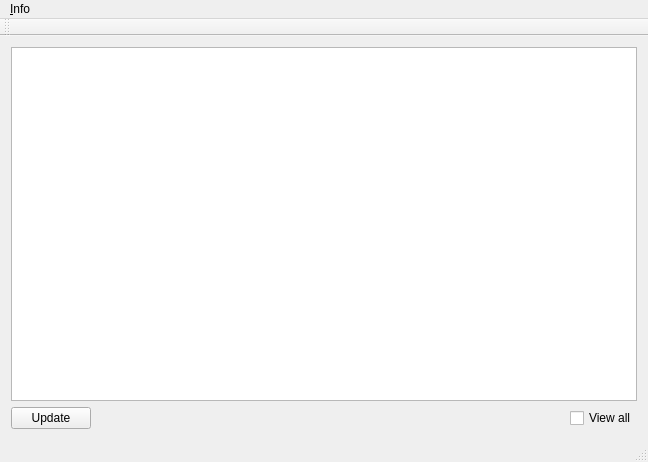
<?xml version="1.0" encoding="UTF-8"?>
<ui version="4.0">
 <class>MainWindow</class>
 <widget class="QMainWindow" name="MainWindow">
  <property name="geometry">
   <rect>
    <x>0</x>
    <y>0</y>
    <width>648</width>
    <height>462</height>
   </rect>
  </property>
  <property name="windowTitle">
   <string>SoftTop - User Assistant</string>
  </property>
  <property name="windowIcon">
   <iconset theme="TT">
    <normaloff>iconTT.ico</normaloff>iconTT.ico</iconset>
  </property>
  <widget class="QWidget" name="centralWidget">
   <layout class="QGridLayout" name="gridLayout">
    <item row="0" column="0">
     <layout class="QVBoxLayout" name="verticalLayout_2">
      <item>
       <widget class="QTableWidget" name="topTable">
        <property name="cursor" stdset="0">
         <cursorShape>PointingHandCursor</cursorShape>
        </property>
       </widget>
      </item>
      <item>
       <layout class="QHBoxLayout" name="horizontalLayout_3">
        <item>
         <widget class="QPushButton" name="updateButton">
          <property name="text">
           <string>Update</string>
          </property>
         </widget>
        </item>
        <item>
         <spacer name="horizontalSpacer_2">
          <property name="orientation">
           <enum>Qt::Horizontal</enum>
          </property>
          <property name="sizeHint" stdset="0">
           <size>
            <width>40</width>
            <height>20</height>
           </size>
          </property>
         </spacer>
        </item>
        <item>
         <layout class="QVBoxLayout" name="verticalLayout">
          <item>
           <layout class="QHBoxLayout" name="horizontalLayout_2">
            <item>
             <widget class="QCheckBox" name="viewAllcheckBox">
              <property name="cursor">
               <cursorShape>PointingHandCursor</cursorShape>
              </property>
              <property name="text">
               <string>View all</string>
              </property>
             </widget>
            </item>
           </layout>
          </item>
         </layout>
        </item>
       </layout>
      </item>
     </layout>
    </item>
   </layout>
  </widget>
  <widget class="QMenuBar" name="menuBar">
   <property name="geometry">
    <rect>
     <x>0</x>
     <y>0</y>
     <width>648</width>
     <height>20</height>
    </rect>
   </property>
   <widget class="QMenu" name="menuInfo">
    <property name="title">
     <string>&amp;Info</string>
    </property>
    <addaction name="actionAbout"/>
   </widget>
   <addaction name="menuInfo"/>
  </widget>
  <widget class="QToolBar" name="mainToolBar">
   <attribute name="toolBarArea">
    <enum>TopToolBarArea</enum>
   </attribute>
   <attribute name="toolBarBreak">
    <bool>false</bool>
   </attribute>
  </widget>
  <widget class="QStatusBar" name="statusBar"/>
  <action name="actionAbout">
   <property name="text">
    <string>About</string>
   </property>
  </action>
 </widget>
 <layoutdefault spacing="6" margin="11"/>
 <resources/>
 <connections/>
</ui>
